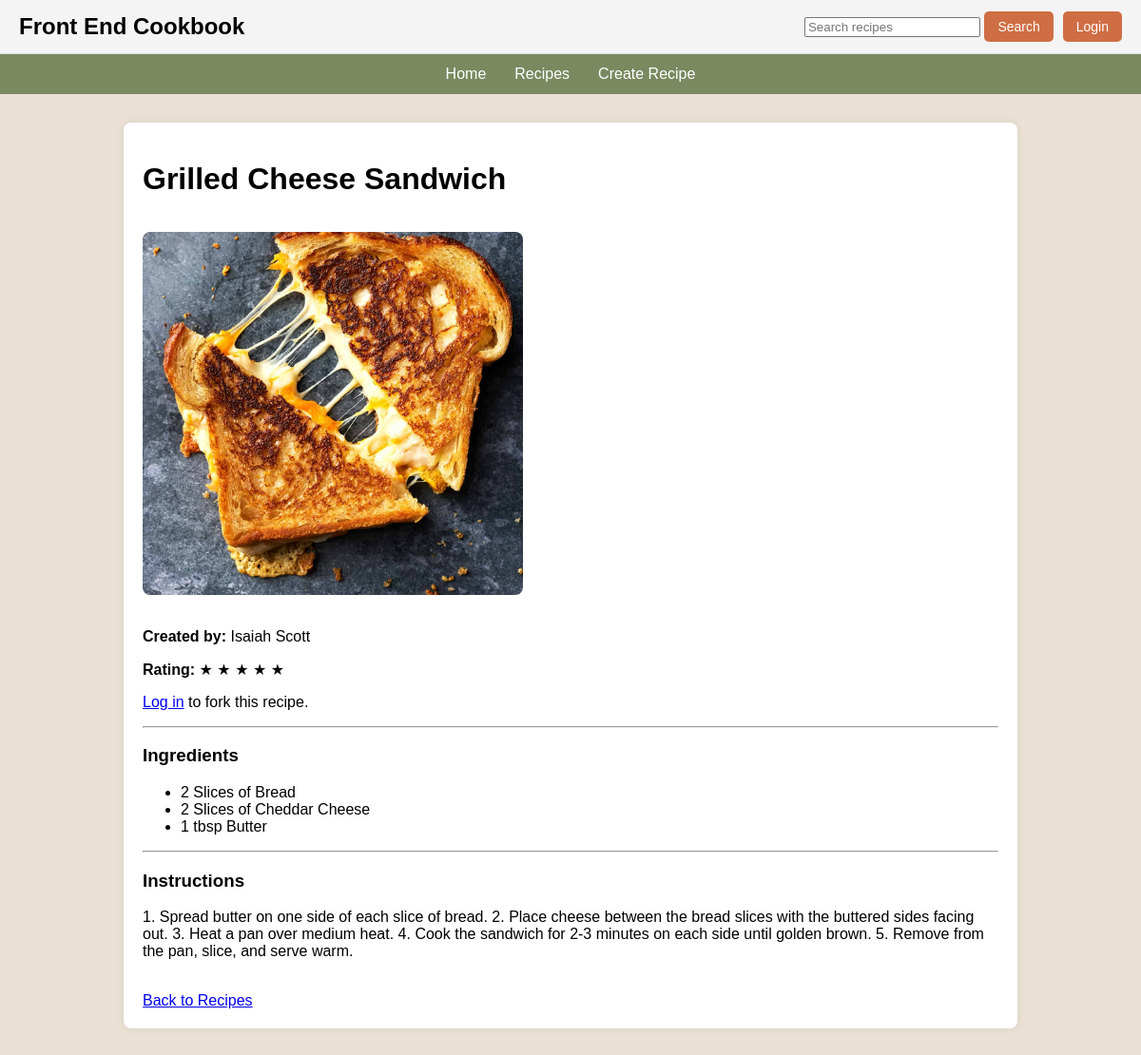
/recipe/3, run on the app's committed database.
### app/models.py (models this page shows, shortened)
class Recipe(db.Model):
    __tablename__ = "recipes"
    id = db.Column(db.Integer, primary_key=True)
    title = db.Column(db.String(100), nullable=False)
    ingredients = db.Column(db.Text, nullable=False)
    instructions = db.Column(db.Text, nullable=False)
    image_filename = db.Column(db.String(255), nullable=True)
    rating = db.Column(db.Integer, default=0)
    user_id = db.Column(db.Integer, db.ForeignKey("users.id"), nullable=True)
    forked_from_id = db.Column(db.Integer, db.ForeignKey("recipes.id"), nullable=True)

class User(db.Model):
    __tablename__ = "users"
    id = db.Column(db.Integer, primary_key=True)
    first_name = db.Column(db.String(50), nullable=False)
    last_name = db.Column(db.String(50), nullable=False)
    email = db.Column(db.String(120), unique=True, nullable=False)
    password_hash = db.Column(db.String(255), nullable=False)
    recipes = db.relationship("Recipe", backref="author", lazy=True)

### app/routes.py (the view)
@app.route("/recipe/<int:recipe_id>")
def view_recipe(recipe_id):
    recipe = Recipe.query.get_or_404(recipe_id)
    return render_template("view_recipe.html", recipe=recipe)

### app/templates/view_recipe.html (shortened to what this page needs)
{% extends "base.html" %}
{% block content %}
<h1>{{ recipe.title }}</h1>
{% if recipe.image_filename %}
    <img
        src="{{ url_for('static', filename='uploads/' + recipe.image_filename) }}"
        alt="{{ recipe.title }}"
        style="max-width: 400px; border-radius: 8px; margin: 15px 0;"
    >
{% endif %}
{% if recipe.author %}
    <p>
        <strong>Created by:</strong>
        {{ recipe.author.first_name }} {{ recipe.author.last_name }}
    </p>
{% endif %}
<p>
    <strong>Rating:</strong>
    {% if recipe.rating and recipe.rating > 0 %}
        {% for i in range(recipe.rating) %}
            ★
        {% endfor %}
    {% else %}
        No rating yet
    {% endif %}
</p>
{% if session.get("user_id") %}
    <form action="{{ url_for('fork_recipe', recipe_id=recipe.id) }}" method="POST">
        <button type="submit" class="main-button">
            Fork Recipe
        </button>
    </form>
{% else %}
    <p>
        <a href="{{ url_for('login') }}">Log in</a> to fork this recipe.
    </p>
{% endif %}
<hr>
<h3>Ingredients</h3>
{% if recipe.ingredients %}
    <ul>
        {% for item in recipe.ingredients.split(" | ") %}
            <li>{{ item }}</li>
        {% endfor %}
    </ul>
{% else %}
    <p>No ingredients listed.</p>
{% endif %}
<hr>
<h3>Instructions</h3>
<p>{{ recipe.instructions }}</p>
<br>
<a href="{{ url_for('recipes') }}">Back to Recipes</a>
{% endblock %}

### app/templates/base.html (style rules this page uses)
body { margin: 0; font-family: Arial, sans-serif; background-color: #EAE1D4; }

### data on the page
Recipe: title "Grilled Cheese Sandwich", image_filename (picture), rating 5 (drawn), instructions "1. Spread butter on one side of each slice of bread. 2. Place cheese between the bread slices with the buttered sides facing out. 3. Heat a pan over medium heat. 4. Cook the sandwich for 2-3 minutes on each side until golden brown. 5. Remove from the pan, slice, and serve warm."
User: author.first_name "Isaiah", author.last_name "Scott"

### other printed values
{{ item }} "2 Slices of Bread" "2 Slices of Cheddar Cheese" "1 tbsp Butter"
